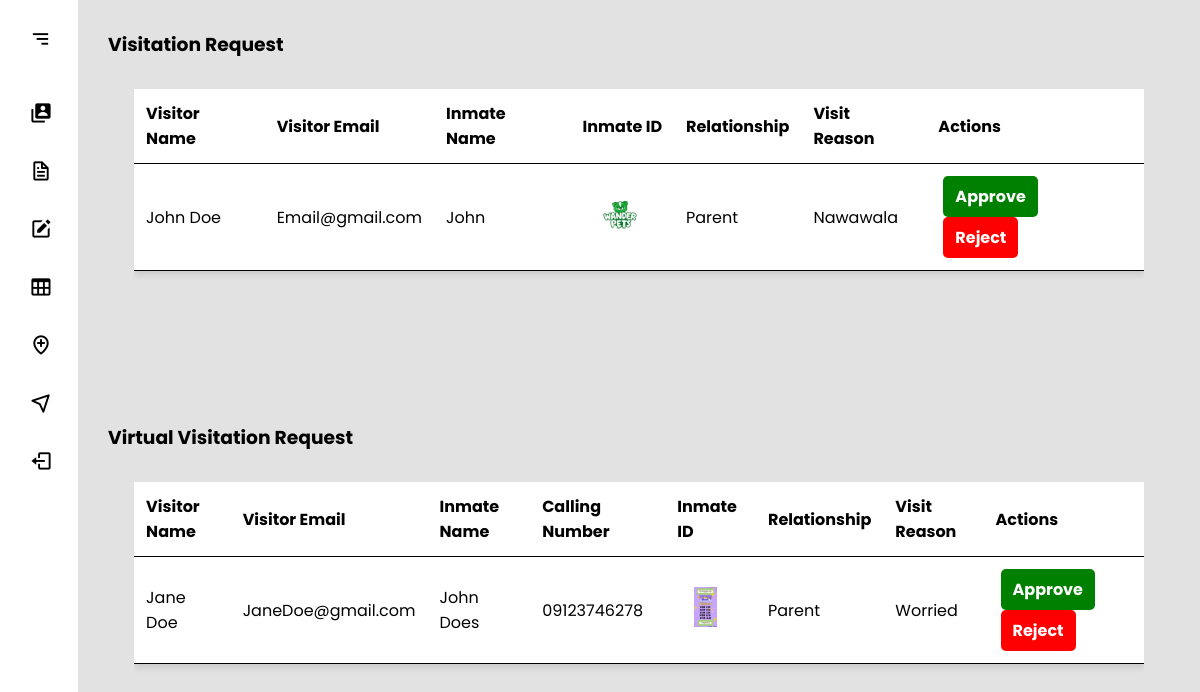
The app's page /AdminSide/VisitationRequest.php, older data.
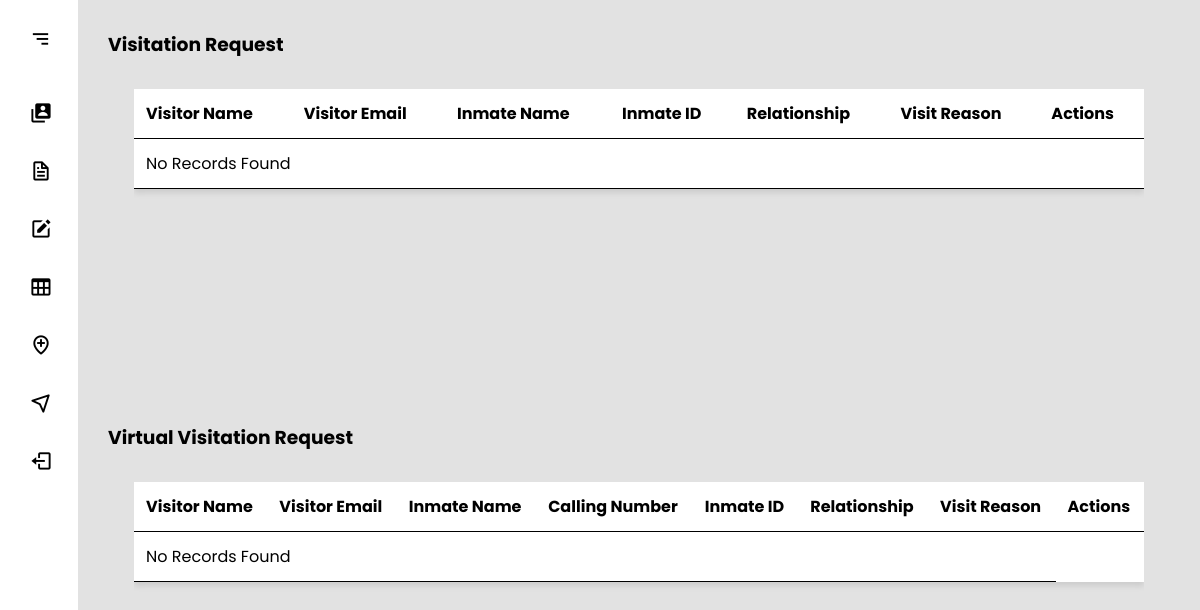
The same page, newer data.
### tables this page shows
CREATE TABLE `visitation` (
  `id` int(11) NOT NULL,
  `visitor_name` varchar(255) NOT NULL,
  `email` varchar(255) NOT NULL,
  `phone_number` varchar(255) NOT NULL,
  `id_type` varchar(255) NOT NULL,
  `id_number` varchar(255) NOT NULL,
  `inmate_name` varchar(255) NOT NULL,
  `inmate_id` varchar(255) NOT NULL,
  `relationship` varchar(255) NOT NULL,
  `visit_reason` text NOT NULL,
  `terms_accepted` varchar(255) NOT NULL
);

CREATE TABLE `virtual` (
  `id` int(11) NOT NULL,
  `visitor_name` varchar(255) NOT NULL,
  `email` varchar(255) NOT NULL,
  `phone_number` varchar(255) NOT NULL,
  `id_type` varchar(255) NOT NULL,
  `id_number` varchar(255) NOT NULL,
  `inmate_name` varchar(255) NOT NULL,
  `inmate_id` varchar(255) NOT NULL,
  `number_call` varchar(255) NOT NULL,
  `relationship` varchar(255) NOT NULL,
  `reason` varchar(255) NOT NULL,
  `terms` tinyint(1) NOT NULL
);

### AdminSide/VisitationRequest.php (the view, shortened to what the changed rows need)
<?php
include '../Backend/config.php';
$query = "SELECT * FROM Visitation WHERE terms_accepted = '1'";
$result = mysqli_query($connect, $query);
?>
<!DOCTYPE html>
<html lang="en">
<head>
  <link rel="stylesheet" href="../assets/style/sidebar.css" />
  <link rel="stylesheet" href="../assets/style/table2.css" />
  <link href="https://unpkg.com/boxicons@2.1.4/css/boxicons.min.css" rel="stylesheet" />
</head>
<body>
  <section class="home">
    <div class="body">
      <div class="table-container">
        <table class="minimalist-table">
          <thead>
            <tr>
              <th>Visitor Name</th>
              <th>Visitor Email</th>
              <th>Inmate Name</th>
              <th>Inmate ID</th>
              <th>Relationship</th>
              <th>Visit Reason</th>
              <th>Actions</th>
            </tr>
          </thead>
          <tbody>
            <?php
            if (mysqli_num_rows($result) > 0) {
                while ($row = mysqli_fetch_assoc($result)) {
                    echo "<tr>";
                    echo "<td>" . $row['visitor_name'] . "</td>";
                    echo "<td>" . $row['email'] . "</td>";
                    echo "<td>" . $row['inmate_name'] . "</td>";
                    echo "<td>
                            <a href='../Backend/" . $row['inmate_id'] . "' target='_blank'>
                                <img src='../Backend/" . $row['inmate_id'] . "' alt='ID Picture' style='width: auto; height: 40px;'>
                            </a>
                          </td>";
                    echo "<td>" . $row['relationship'] . "</td>";
                    echo "<td>" . $row['visit_reason'] . "</td>";
                    echo '<td>
                              <a href="../Backend/VisitationApproval.php?regID=' . $row['id'] . '" class="approve-btn">Approve</a>
                              <a href="../Backend/VisitationRejection.php?regID=' . $row['id'] . '" class="reject-btn">Reject</a>
                            </td>';
                    echo "</tr>";
                }
            } else {
                echo "<tr><td colspan='7' class='text-center'>No Records Found</td></tr>";
            }
            ?>
          </tbody>
        </table>
      </div>
    </div>
    <div class="body">
      <div class="table-container">
        <table class="minimalist-table">
          <thead>
            <tr>
              <th>Visitor Name</th>
              <th>Visitor Email</th>
              <th>Inmate Name</th>
              <th>Calling Number</th>
              <th>Inmate ID</th>
              <th>Relationship</th>
              <th>Visit Reason</th>
              <th>Actions</th>
            </tr>
          </thead>
          <tbody>
            <?php
            $query = "SELECT * FROM Virtual WHERE terms = '1'";
            $result = mysqli_query($connect, $query);
            if (mysqli_num_rows($result) > 0) {
              while ($row = mysqli_fetch_assoc($result)) {
                  echo "<tr>";
                  echo "<td>" . $row['visitor_name'] . "</td>";
                  echo "<td>" . $row['email'] . "</td>";
                  echo "<td>" . $row['inmate_name'] . "</td>";
                  echo "<td>" . $row['number_call'] . "</td>";
                  echo "<td>
                          <a href='../Backend/" . $row['inmate_id'] . "' target='_blank'>
                              <img src='../Backend/" . $row['inmate_id'] . "' alt='ID Picture' style='width: auto; height: 40px;'>
                          </a>
                        </td>";
                  echo "<td>" . $row['relationship'] . "</td>";
                  echo "<td>" . $row['reason'] . "</td>";
                  echo '<td>
                              <a href="../Backend/VirtualApproval.php?regID=' . $row['id'] . '" class="approve-btn">Approve</a>
                              <a href="../Backend/VirtualRejection.php?regID=' . $row['id'] . '" class="reject-btn">Reject</a>
                            </td>';
                  echo "</tr>";
              }
          } else {
              echo "<tr><td colspan='7' class='text-center'>No Records Found</td></tr>";
          }
            ?>
          </tbody>
        </table>
      </div>
    </div>
  </section>
</body>
</html>

Row changes from the older to the newer data that the page shows:
no longer on this page (row edited): visitation: visitor_name "John Doe", email "Email@gmail.com", inmate_name "John", inmate (picture), relationship "Parent", visit_reason "Nawawala"
no longer on this page (row edited): virtual: visitor_name "Jane Doe", email "JaneDoe@gmail.com", inmate_name "John Does", number_call "09123746278", inmate (picture), relationship "Parent", reason "Worried"
Text that changed along with them:
text now shown: "No Records Found No Records Found"
